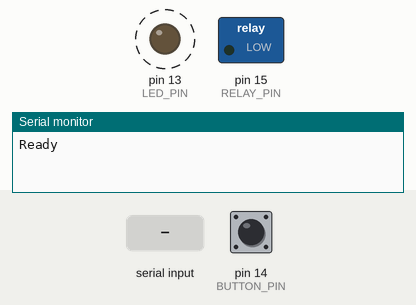
The sketch below on a simulated Arduino Uno, built with avr-gcc and run on an emulated ATmega328P. Shown: switched loads named in the sketch (green lamp = pin HIGH), output pins drawn as LEDs (lit = HIGH), the last lines printed to the serial monitor. Dashed ring = blinking. Inputs (shaded band) come from the test bench; at power-on: pin 14 (BUTTON_PIN) HIGH.

Above: at 1.27 s.
1.3 s: pin 14 (BUTTON_PIN) pulled LOW for 0.15 s
At 1.52 s:
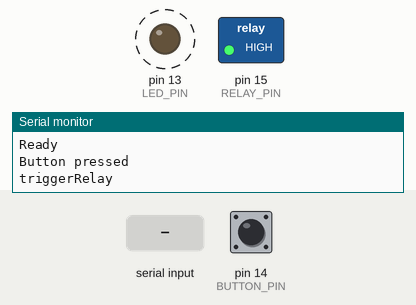
4.3 s: "ON\n" received over Serial
At 5.8 s:
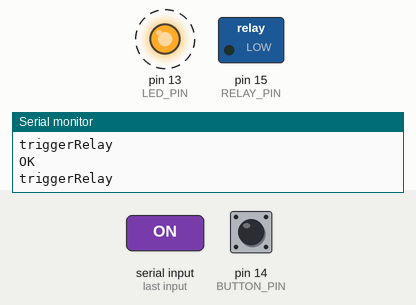
Timing chart, 0 to 13.3 s (numbered marks = the images above; inputs shaded):
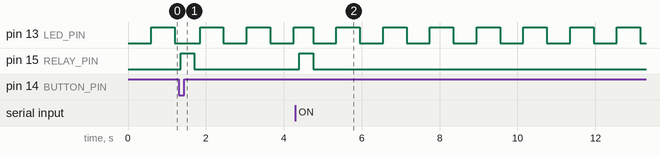

Measured:
- after the input at 1.3 s, pin 15 (RELAY_PIN): LOW → HIGH after 0.05 s, → LOW 0.35 s later
- after the input at 4.3 s, pin 15 (RELAY_PIN): LOW → HIGH after 0.10 s, → LOW 0.35 s later
- by itself, pin 13 (LED_PIN): alternates HIGH for 0.60 s and LOW for 0.60 s

The sketch:

computer_enabler.ino
```cpp
#define RELAY_PIN 15
#define BUTTON_PIN 14  // Przycisk z obudowy
#define LED_PIN LED_BUILTIN

unsigned long lastBlink = 0;
bool ledState = false;

bool lastButtonState = HIGH;

/*
 * Script for remotly enabling something like computer by connecting GND
 * Required RPI PICO W + 1 Relay module
 *
 * PINOUT FOR MODULE:
 * VCC → VBUS (pin 40 Pico) - 5V
 * GND → GND (pin 38 Pico)
 * IN → GP15 (pin 20 Pico)
 *
 * PINOUT FOR CASE BUTTON:
 * GP14 (pin 19 Pico) → Case button
 * GND (pin 18 lub inne) → Case button second cable
 */

void triggerRelay()
{
  Serial.println("triggerRelay");

  digitalWrite(RELAY_PIN, HIGH);
  delay(350);
  digitalWrite(RELAY_PIN, LOW);
}

void setup()
{
  Serial.begin(115200);
  while(!Serial && millis() < 5000);

  pinMode(RELAY_PIN, OUTPUT);
  pinMode(BUTTON_PIN, INPUT_PULLUP);  // Pullup - LOW gdy naciśnięty
  pinMode(LED_PIN, OUTPUT);

  digitalWrite(RELAY_PIN, LOW);
  digitalWrite(LED_PIN, LOW);

  lastButtonState = digitalRead(BUTTON_PIN);

  Serial.println("Ready");
}

void loop()
{
  // Serial command
  if (Serial.available())
  {
    String cmd = Serial.readStringUntil('\n');
    cmd.trim();
    if (cmd == "ON")
    {
      Serial.println("OK");

      triggerRelay();
    }
  }

  // Button to enable manually
  bool buttonState = digitalRead(BUTTON_PIN);
  if (buttonState != lastButtonState)
  {
    lastButtonState = buttonState;

    if (buttonState == LOW)
    {
      Serial.println("Button pressed");

      triggerRelay();
    }
  }

  // Flash internal LED every 1s
  if (millis() - lastBlink >= 500)
  {
    lastBlink = millis();
    ledState = !ledState;
    digitalWrite(LED_PIN, ledState);
  }

  delay(150);
}
```
